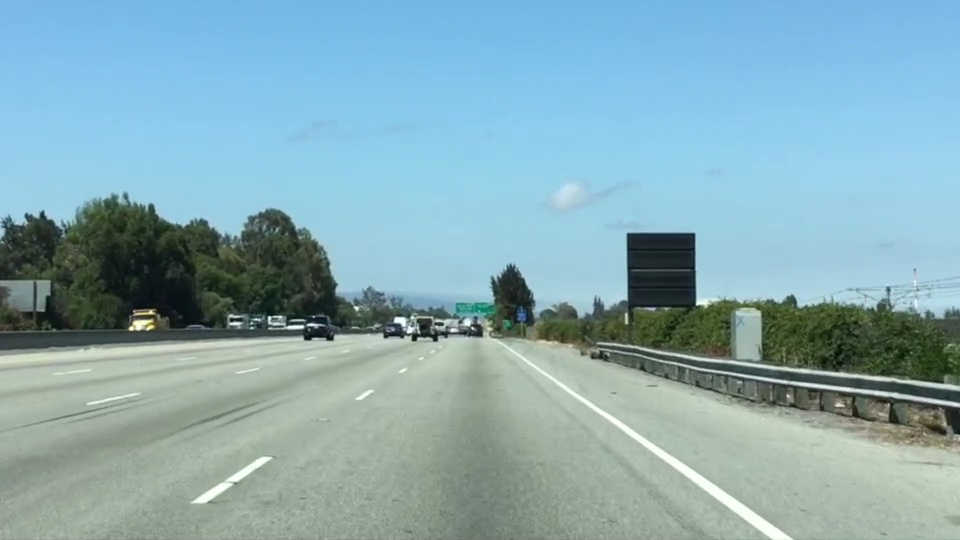
#> input picture color_detection/image_lane_c.jpg, 960 x 540 px, given in place of the camera
$ jupyter execute --allow-errors video_capture.ipynb
#> lines starting #> are read from the running program, lines starting #| are printed output that depends on the picture; after the words box and inside, x2 and y2 are one past the last pixel; in counts of white or black regions, pixels touching at a corner belong together
[cell 1]
import matplotlib.pyplot as plt
import numpy as np
import cv2
import matplotlib.image as mpimg

[cell 2]
def gray_conversion(frame):
    gray_image=cv2.cvtColor(frame,cv2.COLOR_BGR2GRAY)
    return gray_image

[cell 3]
def edge_detection(frame):
    blur_frame=cv2.GaussianBlur(frame,(5,5),0)
    threshold1=10
    threshold2=200
    edge_detected=cv2.Canny(frame,threshold1,threshold2)
    # edge_detected = cv2.convertScaleAbs(edge_detected)
    return edge_detected

[cell 4]
def region_of_Interest(frame):
    vertical=np.array([[(0,0),(640,0),(640,540),(0,540)]])
    mask=np.zeros_like(frame)
    cv2.fillPoly(mask,vertical,255)
    masked_image=cv2.bitwise_and(frame,mask)
    return masked_image

[cell 5]
def hough_line_detection(frame):
    rho=2
    theta=np.pi/180
    threshold=40
    min_line_len=200
    max_line_gap=100
    lines=cv2.HoughLinesP(frame,rho,theta,threshold,np.array([]),minLineLength=min_line_len,maxLineGap=max_line_gap)
    line_image = np. zeros((frame.shape[0],frame.shape[1],3),dtype=np.uint8)
    if lines is None:
        return line_image

    for x1,y1,x2,y2 in lines:
        cv2.line(line_image,(x1,y1),(x2,y2),(0,0,255),10)
    return line_image

[cell 6]
def oribit_detector(frame):
    orb=cv2.ORB_create()

    keypoints=orb.detect(frame,None)
    # print("Number of keypoints detectedd",len(keypoints))

    image_p_orb=cv2.drawKeypoints(frame,keypoints,None,flags=cv2.DRAW_MATCHES_FLAGS_DRAW_RICH_KEYPOINTS)
    return image_p_orb

[cell 7]
def main():
    cap=cv2.VideoCapture(0)
    while True:
        ret,frame=cap.read()
#> frame is the input picture: shape (540, 960, 3); mean B, G, R 179.2, 171.1, 135.5
        alpha=1
        beeta=1
        gamma=0
        gray_frame = gray_conversion(frame)
#> in gray_conversion, `gray_image=cv2.cvtColor(frame,cv2.COLOR_BGR2GRAY)`:
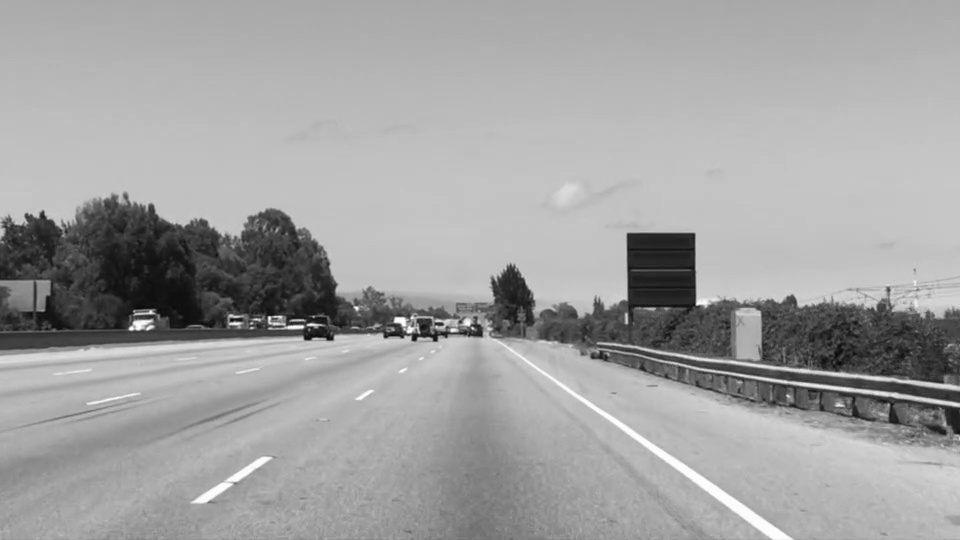
#> gray_image: shape (540, 960); min 6, max 254, mean 161.4
        # print("Gray:", gray_frame.shape, gray_frame.dtype)

        edge_detected_frame = edge_detection(gray_frame)
#> in edge_detection, `edge_detected=cv2.Canny(frame,threshold1,threshold2)`:
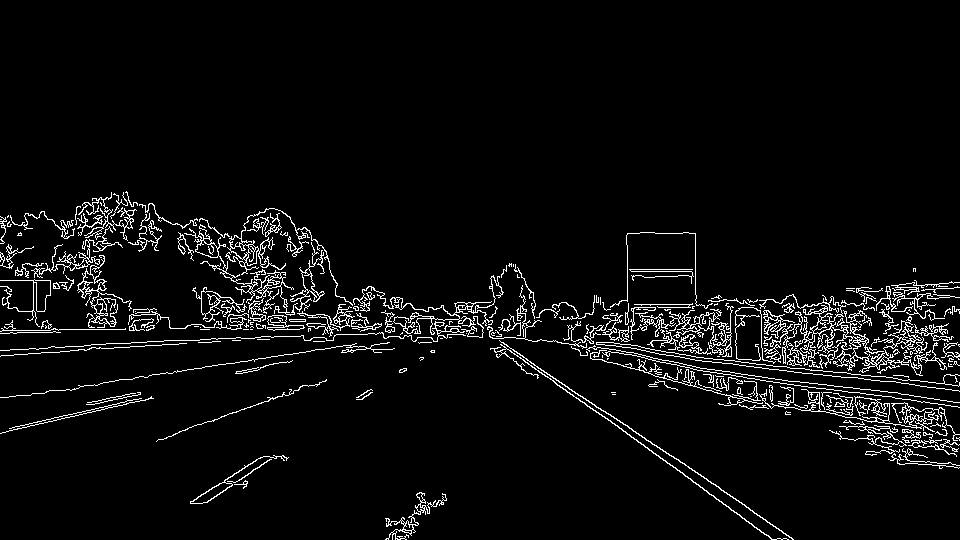
#> edge_detected: shape (540, 960); 4.8% white in thin lines or dots, all inside (x1, y1, x2, y2) = (0, 191, 960, 540)
        orb_image=oribit_detector(gray_frame)
#> in oribit_detector, `keypoints=orb.detect(frame,None)`: keypoints = 500 keypoints; strongest (x, y, size): (269, 317, 31), (396, 320, 44.6), (395, 320, 37.2), (697, 304, 37.2)
#> in oribit_detector, `image_p_orb=cv2.drawKeypoints(frame,keypoints,None,flags=cv2.DRAW_MATC..`:
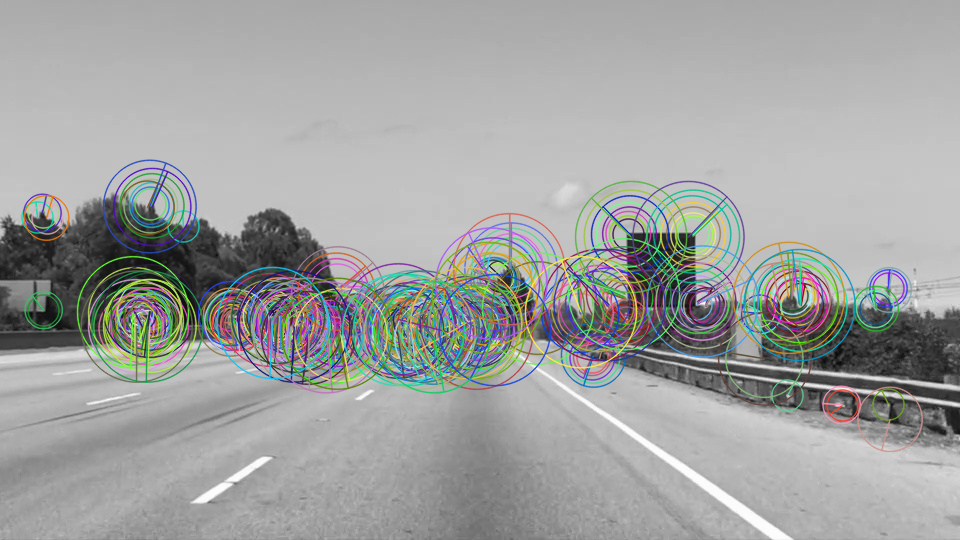
#> image_p_orb: shape (540, 960, 3); mean of channels 0, 1, 2 160.6, 161.8, 160.1; drawn as B, G, R
        # print("Edges:", edge_detected_frame.shape, edge_detected_frame.dtype)

        intersted_region = region_of_Interest(edge_detected_frame)
#> in region_of_Interest, `cv2.fillPoly(mask,vertical,255)`:
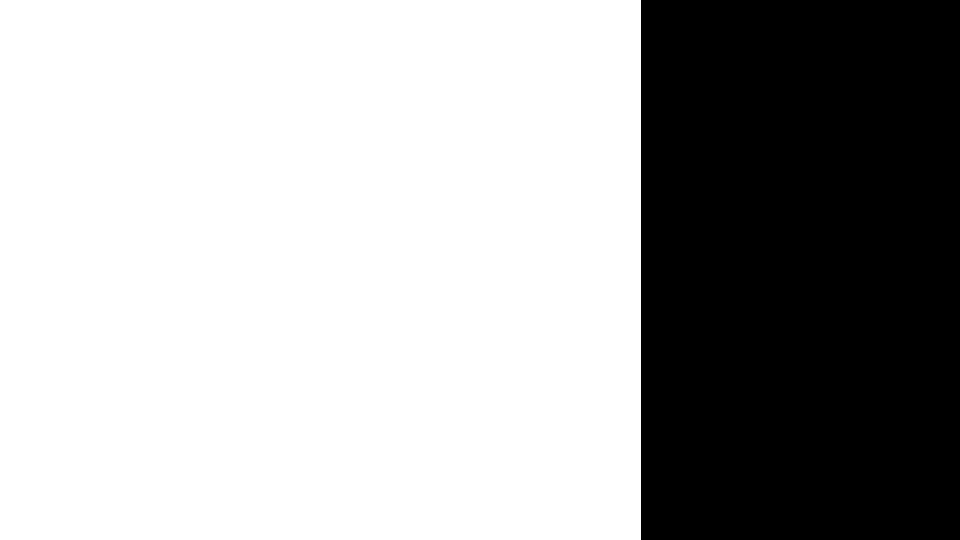
#> mask: shape (540, 960); 66.8% white; 1 black region, box (x1, y1, x2, y2) and area: (641, 0, 960, 540) 172260
#> in region_of_Interest, `masked_image=cv2.bitwise_and(frame,mask)`:
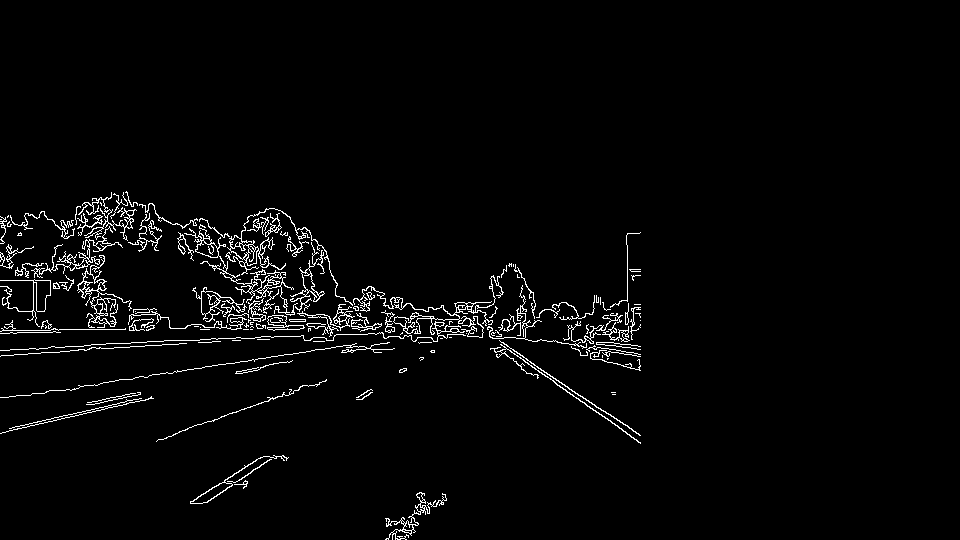
#> masked_image: shape (540, 960); 2.7% white in thin lines or dots, all inside (x1, y1, x2, y2) = (0, 191, 641, 540)
        # print("ROI:", intersted_region.shape, intersted_region.dtype)

        lined_image = hough_line_detection(intersted_region)
#> in hough_line_detection, `lines=cv2.HoughLinesP(frame,rho,theta,threshold,np.array([]),minLineLe..`: lines = 111 rows, first 6: [3, 329, 638, 329], [12, 320, 640, 320], [32, 313, 640, 313], [17, 309, 640, 309], [5, 324, 640, 324], [2, 304, 640, 304]
#> after the loop in hough_line_detection, `for x1,y1,x2,y2 in lines:`: line_image: shape (540, 960, 3); every value is 0

        image_with_line=cv2.addWeighted(frame,alpha,lined_image,beeta,gamma)
        # print(frame.shape)
        # print(frame.dtype)

        # cv2.imshow('real_webcam',frame)
        cv2.imshow("lined_imag",image_with_line)
        cv2.imshow('orb_image',orb_image)
        # plt.imshow(frame)
        # print(frame.shape)

        if cv2.waitKey(2)==13:
            break
    cap.release()
    cv2.destroyAllWindows()


    return 0

$ run again, on color_detection/Find_Truck_color.jpg
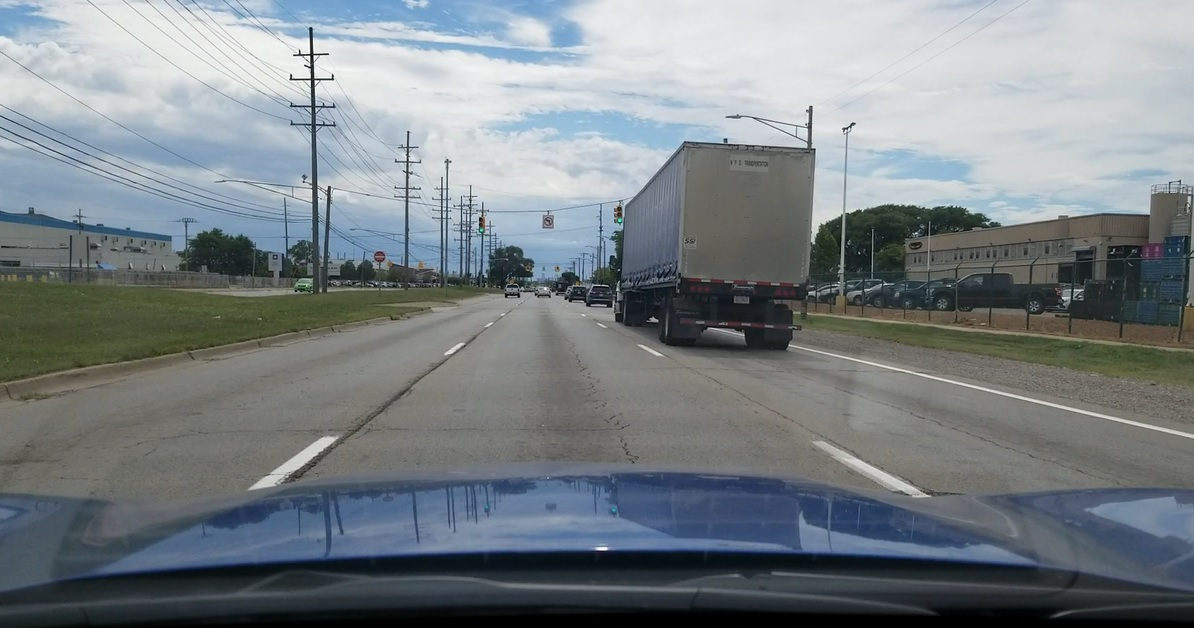
#> input picture color_detection/Find_Truck_color.jpg, 1194 x 628 px, given in place of the camera
#> in main, frame is the input picture: shape (628, 1194, 3); mean B, G, R 133.3, 129, 121.6
#> in edge_detection, `edge_detected=cv2.Canny(frame,threshold1,threshold2)`:
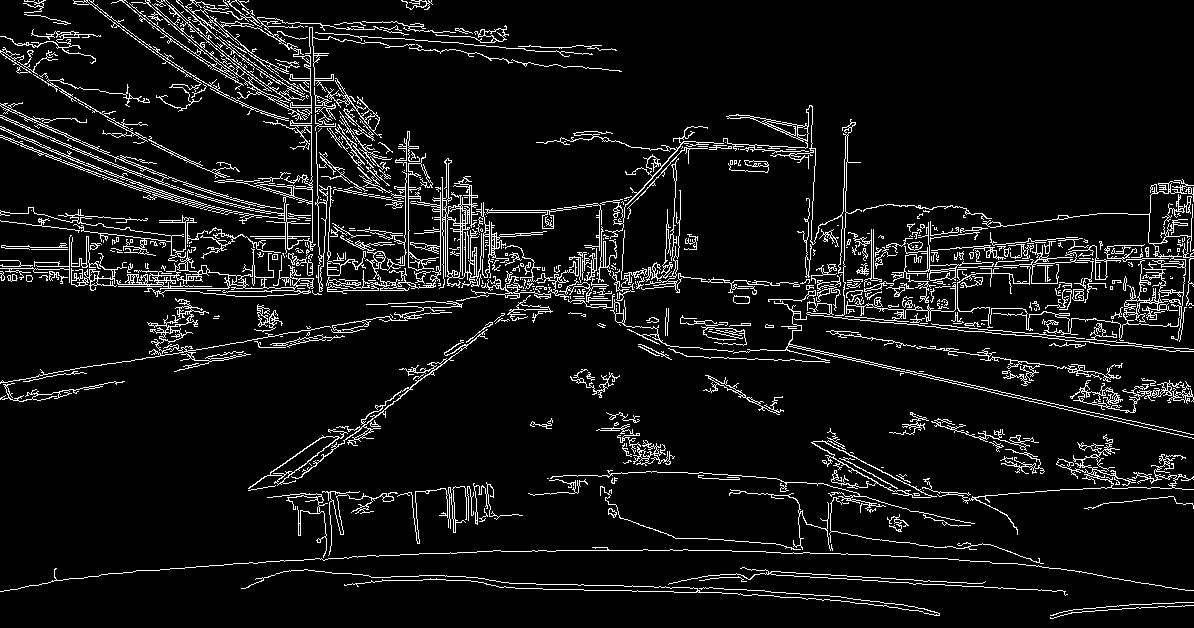
#> edge_detected: shape (628, 1194); 7.5% white in thin lines or dots
#> keypoints = 500 keypoints; strongest (x, y, size): (317, 81, 31), (309, 57, 31), (297, 52, 31), (290, 78, 31)
#> mask: shape (628, 1194); 46.2% white; 1 white region, box (x1, y1, x2, y2) and area: (0, 0, 641, 541) 346781
#> in region_of_Interest, `masked_image=cv2.bitwise_and(frame,mask)`:
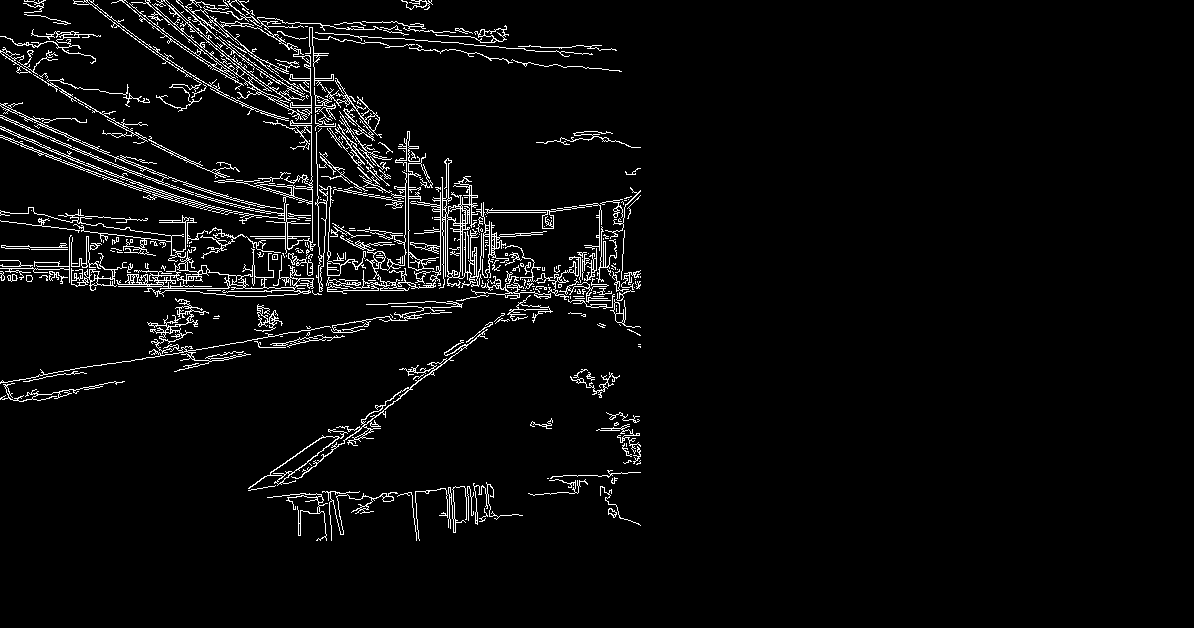
#> masked_image: shape (628, 1194); 4.2% white in thin lines or dots, all inside (x1, y1, x2, y2) = (0, 0, 641, 541)
#> lines = 290 rows, first 6: [0, 277, 639, 288], [33, 132, 634, 327], [1, 247, 623, 247], [9, 269, 622, 269], [3, 272, 638, 272], [70, 235, 624, 235]
